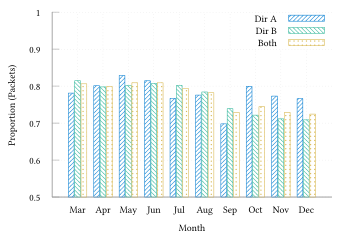

Write gnuplot code to recreate this figure.
set terminal tikz standalone color size 9cm,6cm font '\scriptsize' preamble '\usepackage{microtype} \usepackage{libertinus} \usepackage{libertinust1math} \usepackage[binary-units, per-mode=symbol]{siunitx}\sisetup{detect-all} \newcommand{\approachshort}{OPaL} \newcommand{\Coopfw}{CoOp} \newcommand{\coopfw}{\Coopfw} \newcommand{\Indfw}{Ind} \newcommand{\indfw}{\Indfw}'
set output "tcp-monthly.tex"

load "gnuplot-palettes/parula.pal"

set boxwidth 0.9
set style data histogram
set style histogram cluster gap 1
set style fill solid border
set datafile separator ","
unset colorbox

set xlabel "Month"
set ylabel "Proportion (Packets)"

set yrange [0.5:1.0]
set key at 10,1

plot '../results/dirA-1.csv' u 14: xtic(1) title "Dir A" lc palette frac 0.25 fill pattern 1, \
     '../results/dirB-1.csv' u 14 title "Dir B" lc palette frac 0.5 fill pattern 2, \
     '../results/biDir-1.csv' u 14 title "Both" lc palette frac 0.75 fill pattern 7
